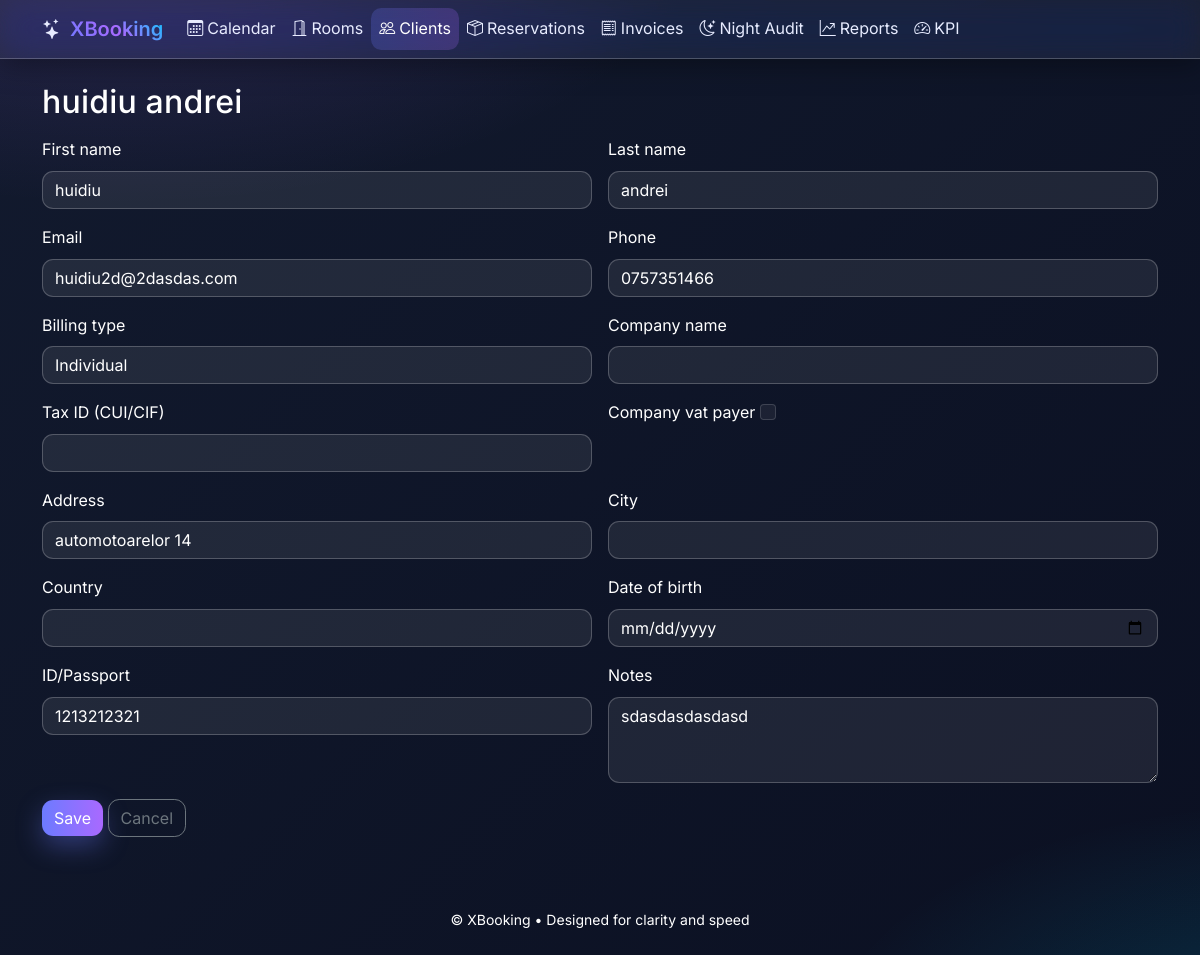
Page /clients/6/edit/ on the committed database.
### hotellapp/models.py (models this page shows)
class Client(models.Model):
    class BillingType(models.TextChoices):
        INDIVIDUAL = "individual", "Individual"
        COMPANY = "company", "Company"
    first_name = models.CharField(max_length=100)
    last_name = models.CharField(max_length=100)
    email = models.EmailField(blank=True, null=True)
    phone = models.CharField(max_length=30, blank=True, null=True)
    billing_type = models.CharField(max_length=20, choices=BillingType.choices, default=BillingType.INDIVIDUAL)
    company_name = models.CharField(max_length=255, blank=True, null=True)
    company_tax_id = models.CharField("Tax ID (CUI/CIF)", max_length=50, blank=True, null=True)
    company_vat_payer = models.BooleanField(default=False)
    address = models.CharField(max_length=255, blank=True, null=True)
    city = models.CharField(max_length=100, blank=True, null=True)
    country = models.CharField(max_length=100, blank=True, null=True)
    date_of_birth = models.DateField(blank=True, null=True)
    document_id = models.CharField("ID/Passport", max_length=50, blank=True, null=True)
    notes = models.TextField(blank=True, null=True)
    def __str__(self) -> str:  # pragma: no cover
        return f"{self.first_name} {self.last_name}".strip()

### hotellapp/views.py (the view)
# urls.py: path("clients/<int:pk>/edit/", ClientUpdateView.as_view(), name="client_edit"),
class ClientUpdateView(UpdateView):
    model = Client
    form_class = ClientForm
    template_name = "hotellapp/client_form.html"
    success_url = reverse_lazy("client_list")

### hotellapp/forms.py
class ClientForm(BootstrapFormMixin, forms.ModelForm):
    class Meta:
        model = Client
        fields = [
            "first_name", "last_name",
            "email", "phone",
            "billing_type", "company_name", "company_tax_id", "company_vat_payer",
            "address", "city", "country",
            "date_of_birth", "document_id", "notes",
        ]
        widgets = {
            "date_of_birth": forms.DateInput(attrs={"type": "date"}),
            "notes": forms.Textarea(attrs={"rows": 3}),
        }

### hotellapp/forms.py (called while the page is built)
    def _bootstrapify(self):
        for name, field in self.fields.items():
            widget = field.widget
            existing = widget.attrs.get("class", "").strip()
            if isinstance(widget, forms.CheckboxInput):
                widget.attrs["class"] = f"{existing} form-check-input".strip()
                continue
            if isinstance(widget, forms.RadioSelect):
                widget.attrs["class"] = f"{existing} form-check-input".strip()
                continue
            base_class = "form-select" if isinstance(widget, forms.Select) else "form-control"
            widget.attrs["class"] = f"{existing} {base_class}".strip()

### templates/hotellapp/client_form.html (shortened to what this page needs)
{% extends "hotellapp/base.html" %}
{% block content %}
<h2>{{ view.object|default_if_none:"Add Client" }}</h2>
<form method="post" novalidate>
  <div class="row g-3">
    {% for field in form %}
      <div class="col-md-6">
        <label class="form-label">{{ field.label }}</label>
        {{ field }}
      </div>
    {% endfor %}
  </div>
  <div class="mt-3">
    <button class="btn btn-primary" type="submit">Save</button>
    <a class="btn btn-outline-secondary" href="{% url 'client_list' %}">Cancel</a>
  </div>
</form>
{% endblock %}

### static/css/app.css (style rules this page uses)
:root { --brand-primary: #5b6cff; --brand-secondary: #9b5de5; --brand-accent: #00d4ff; --brand-success: #22c55e; --brand-danger: #ef4444; --brand-warning: #f59e0b; --bg-900: #0f172a; --bg-800: #1e293b; --text-100: #ffffff; --text-300: #1e50af; --text-muted: #000000; --status-booked: var(--brand-primary); --status-checked-in: #16a34a; --status-checked-out: #7c3aed; --status-canceled: #dc2626; --room-available: #14b8a6; --room-occupied: #f97316; --room-cleaning: #facc15; --surface: rgba(255,255,255,0.06); --surface-strong: rgba(255,255,255,0.10); --border: rgba(255,255,255,0.15); --space-1: .25rem; --space-2: .5rem; --space-3: .75rem; --space-4: 1rem; --space-6: 1.5rem; --space-8: 2rem; }
html, body { height: 100%; }
body { font-family: "Inter", system-ui, -apple-system, "Segoe UI", Roboto, "Helvetica Neue", Arial, "Noto Sans", sans-serif; line-height: 1.6; background: radial-gradient(1200px 600px at 0% 0%, rgba(155,93,229,0.14), transparent 50%), radial-gradient(1200px 600px at 100% 100%, rgba(0,212,255,0.14), transparent 50%), linear-gradient(135deg, var(--bg-800), var(--bg-900)); color: var(--text-100); }
p, li, dt, dd, label, td, th, small, span, .form-label { color: var(--text-100); }
h1, h2, h3, h4, h5 { letter-spacing: .2px; margin-bottom: var(--space-4); color: var(--text-100); }
.btn { border-radius: .7rem; }
.btn-primary { background: linear-gradient(90deg, var(--brand-primary), var(--brand-secondary)); border: 0; box-shadow: 0 8px 20px rgba(91,108,255,0.25); transition: all .25s ease; color: #fff; }
.form-label { color: var(--text-100); }
.form-control, .form-select, .form-control:disabled, .form-select:disabled { background: rgba(255,255,255,0.06); border: 1px solid var(--border); color: var(--text-100); border-radius: .7rem; }
.form-control::placeholder { color: var(--text-muted); opacity: 1; }
.form-check-input { background-color: rgba(255,255,255,0.06); border: 1px solid var(--border); box-shadow: none; }

### static/css/theme_modern.css (style rules this page uses)
:root { --aurora-1: #6c7bff; --aurora-2: #a969ff; --aurora-3: #00d0ff; --aurora-ink: #e8ecff; --aurora-ink-soft: rgba(232, 236, 255, 0.7); --surface-0: rgba(255,255,255,0.08); --surface-1: rgba(255,255,255,0.12); --border-strong: rgba(255,255,255,0.22); }
body { background: radial-gradient(1200px 600px at 10% -10%, rgba(169,105,255,0.18), transparent 50%), radial-gradient(1000px 500px at 110% 110%, rgba(0,208,255,0.18), transparent 50%), linear-gradient(135deg, #121a2e, #0b1022) !important; color: var(--aurora-ink); }
.form-control, .form-select { background: rgba(255,255,255,0.08) !important; color: #fff !important; border: 1px solid var(--border-strong) !important; border-radius: .7rem !important; }
.form-control::placeholder { color: rgba(232,236,255,.55) !important; }
.btn { border-radius: .7rem !important; }
.btn-primary { background: linear-gradient(90deg, var(--aurora-1), var(--aurora-2)) !important; border: 0 !important; color: #fff !important; box-shadow: 0 10px 26px rgba(108,123,255,.35) !important; }

### rows in the picture
Client: object "huidiu andrei", form "huidiu" "andrei" "huidiu2d@2dasdas.com" "0757351466" "Individual" "automotoarelor 14" "1213212321" "sdasdasdasdasd"

### other values in the picture
{{ field.label }} "First name" "Last name" "Email" "Phone" "Billing type" "Company name" "Tax ID (CUI/CIF)" "Company vat payer" "Address" "City" "Country" "Date of birth" "ID/Passport" "Notes"
